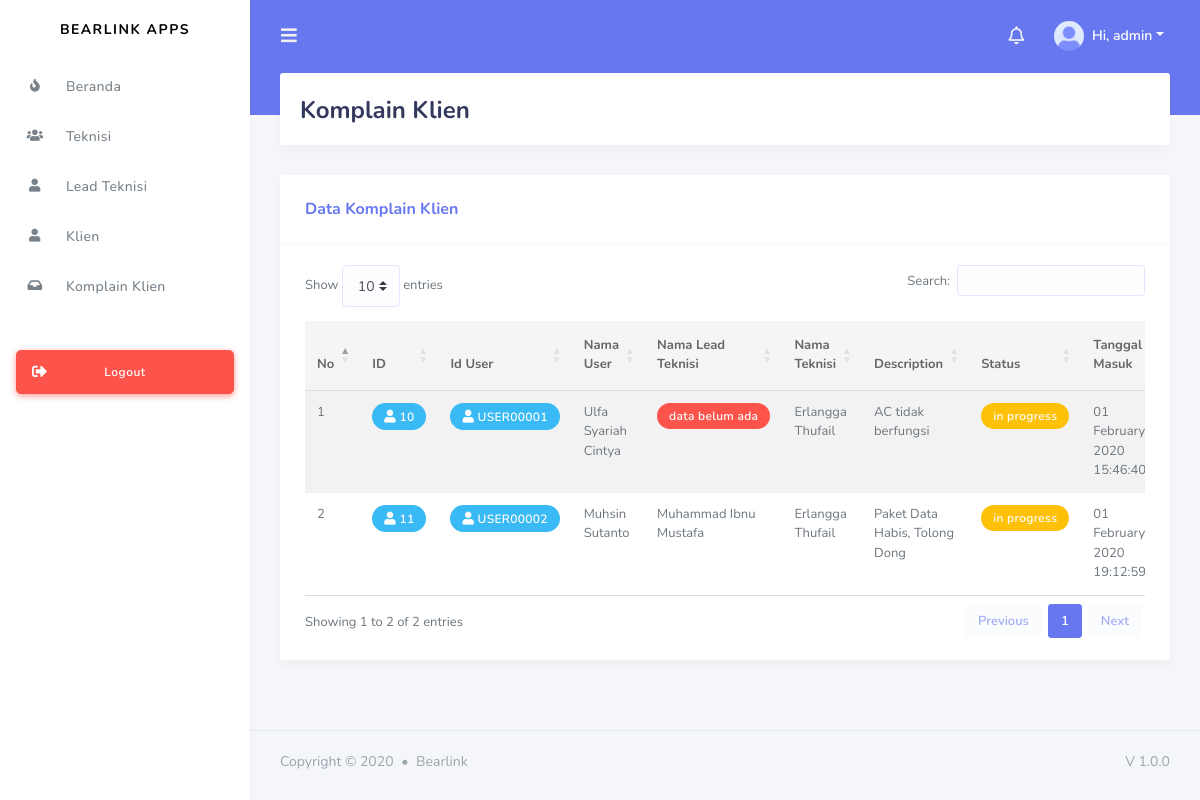
/index.php?page=complaint (signed in), run on the app's committed database.
### tables this page shows
CREATE TABLE `complent_issue` (
  `id` int(10) UNSIGNED NOT NULL,
  `user_id` varchar(32) DEFAULT NULL,
  `lead_technician_id` varchar(32) DEFAULT NULL,
  `technician_id` varchar(32) DEFAULT NULL,
  `description` longtext NOT NULL,
  `status` enum('inprogress','failed','done') NOT NULL,
  `created_at` timestamp NULL DEFAULT NULL,
  `updated_at` timestamp NULL DEFAULT NULL,
  `deleted_at` timestamp NULL DEFAULT NULL
);

CREATE TABLE `users` (
  `id` varchar(32) NOT NULL,
  `province_id` char(2) DEFAULT NULL,
  `regency_id` char(4) DEFAULT NULL,
  `district_id` char(7) DEFAULT NULL,
  `full_name` varchar(100) NOT NULL,
  `email` varchar(191) NOT NULL,
  `password` varchar(80) NOT NULL,
  `handphone` varchar(12) NOT NULL,
  `date_of_birth` date NOT NULL,
  `full_address` longtext NOT NULL,
  `lat` decimal(10,8) DEFAULT NULL,
  `lng` decimal(11,8) DEFAULT NULL,
  `created_at` timestamp NULL DEFAULT NULL,
  `updated_at` timestamp NULL DEFAULT NULL,
  `deleted_at` timestamp NULL DEFAULT NULL
);

CREATE TABLE `technician` (
  `id` varchar(32) NOT NULL,
  `province_id` char(2) DEFAULT NULL,
  `regency_id` char(4) DEFAULT NULL,
  `district_id` char(7) DEFAULT NULL,
  `lead_technician_id` varchar(32) DEFAULT NULL,
  `full_name` varchar(50) NOT NULL,
  `email` varchar(191) NOT NULL,
  `password` varchar(80) NOT NULL,
  `handphone` varchar(12) DEFAULT NULL,
  `date_of_birth` date NOT NULL,
  `full_address` longtext NOT NULL,
  `status` enum('online','offline') DEFAULT NULL,
  `lat` decimal(10,8) DEFAULT NULL,
  `lng` decimal(11,8) DEFAULT NULL,
  `created_at` timestamp NULL DEFAULT NULL,
  `updated_at` timestamp NULL DEFAULT NULL,
  `deleted_at` timestamp NULL DEFAULT NULL
);

CREATE TABLE `lead_technician` (
  `id` varchar(32) NOT NULL,
  `province_id` char(2) DEFAULT NULL,
  `regency_id` char(4) DEFAULT NULL,
  `district_id` char(7) DEFAULT NULL,
  `full_name` varchar(50) NOT NULL,
  `email` varchar(50) NOT NULL,
  `password` varchar(10) NOT NULL,
  `handphone` varchar(12) NOT NULL,
  `date_of_birth` date NOT NULL,
  `full_address` longtext NOT NULL,
  `status` enum('online','offline') DEFAULT NULL,
  `lat` decimal(10,8) DEFAULT NULL,
  `lng` decimal(11,8) DEFAULT NULL,
  `created_at` timestamp NULL DEFAULT NULL,
  `updated_at` timestamp NULL DEFAULT NULL,
  `deleted_at` timestamp NULL DEFAULT NULL
);

### page/admin/complaint/complaint.php (the view, shortened to what this page needs)
<div class="main-content">
    <section class="section">
        <div class="section-header">
            <h1>Komplain Klien</h1>
        </div>
        <div class="row">
            <div class="col-lg-12 col-md-12 col-12 col-sm-12">
                <div class="card">
                    <div class="card-header">
                        <h4>Data Komplain Klien</h4>
                    </div>
                    <div class="card-body">
                        <div class="table-responsive">
                            <table id="example" class="table table-striped">
                                <thead>
                                    <tr>
                                        <th>No</th>
                                        <th>ID</th>
                                        <th>Id User</th>
                                        <th>Nama User</th>
                                        <th>Nama Lead Teknisi</th>
                                        <th>Nama Teknisi</th>
                                        <th>Description</th>
                                        <th>Status</th>
                                        <th>Tanggal Masuk</th>
                                    </tr>
                                </thead>
                                <tbody>
                                <?php
                                $no = 1;
                                $q = mysqli_query($conn, "SELECT * FROM complent_issue") or die (mysqli_error($conn));
                                while($data=mysqli_fetch_array($q)){
                                ?>
                                    <tr>
                                        <td><?= $no ?></td>
                                        <td><div class="badge badge-info"><i class="fas fa-user"></i> <?= $data['id'] ?></div></td>
                                        <td><div class="badge badge-info"><i class="fas fa-user"></i> <?= $data['user_id'] ?></div></td>
                                        <td><?= getDataUser($data['user_id']) ?></td>
                                        <td><?= getDataLead($data['lead_technician_id']) ?></td>
                                        <td><?= getDataTech($data['technician_id']) ?></td>
                                        <td><?= $data['description'] ?></td>
                                        <td><?= getStatus($data['status']) ?></td>
                                        <td><?= dateFormat($data['created_at']) ?></td>
                                    </tr>
                                <?php $no++; } ?>
                            </table>
                        </div>
                    </div>
                </div>
            </div>
        </div>
    </section>
</div>
<footer class="main-footer">
    <div class="footer-left">
        Copyright &copy; 2020 <div class="bullet"></div> Bearlink
    </div>
    <div class="footer-right">
        V 1.0.0
    </div>
</footer>
</div>
</div>

### header.php (shortened to what this page needs)
<div class="navbar-bg"></div>
<nav class="navbar navbar-expand-lg main-navbar">
<form class="form-inline mr-auto">
    <ul class="navbar-nav mr-3">
    <li><a href="#" data-toggle="sidebar" class="nav-link nav-link-lg"><i class="fas fa-bars"></i></a></li>
    </ul>
</form>
<ul class="navbar-nav navbar-right">
    <li class="dropdown dropdown-list-toggle"><a id="notifikasi" href="#" data-toggle="dropdown" class="nav-link notification-toggle nav-link-lg"><i class="far fa-bell"></i></a>
    </li>
    <li class="dropdown"><a href="#" data-toggle="dropdown" class="nav-link dropdown-toggle nav-link-lg nav-link-user">
    <img alt="image" src="assets/img/avatar/avatar-1.png" class="rounded-circle mr-1">
    <div class="d-sm-none d-lg-inline-block">Hi, <?= $auth['full_name'] ?></div></a>
    </li>
</ul>
</nav>

### service.php (shortened to what this page needs)
<?php
    $role = $_SESSION['role'];
    $email = $_SESSION['email'];
    switch($role){
        case 1:
            $sql = mysqli_query($conn, "SELECT * from admin WHERE email='$email'");
            $auth = mysqli_fetch_array($sql);
        break;
    }
    function getStatus($params) {
        $tmp = '';
        switch($params) {
            case 'inprogress':
                $tmp = '<div class="badge badge-warning">in progress</div>';
            break;
        }
        return $tmp;
    }
    function getDataUser($params) {
        $tmp = '';
        if (!empty($params)) {
            include './lib/koneksi.php';
            $q = mysqli_query($conn, "SELECT * FROM users WHERE id='$params'");
            $data = mysqli_fetch_array($q);
            $tmp = $data['full_name'];
        } else {
            $tmp = '<div class="badge badge-danger">data belum ada</div>';
        }
        return $tmp;
    }
    function getDataLead($params) {
        $tmp = '';
        if (!empty($params)) {
            include './lib/koneksi.php';
            $q = mysqli_query($conn, "SELECT * FROM lead_technician WHERE id='$params'");
            $data = mysqli_fetch_array($q);
            $tmp = $data['full_name'];
        } else {
            $tmp = '<div class="badge badge-danger">data belum ada</div>';
        }
        return $tmp;
    }
    function getDataTech($params) {
        $tmp = '';
        if (!empty($params)) {
            include './lib/koneksi.php';
            $q = mysqli_query($conn, "SELECT * FROM technician WHERE id='$params'");
            $data = mysqli_fetch_array($q);
            $tmp = $data['full_name'];
        } else {
            $tmp = '<div class="badge badge-danger">data belum ada</div>';
        }
        return $tmp;
    }
    function dateFormat($params) {
        return date('d F Y H:i:s', strtotime($params));
    }
?>

### data on the page
complent_issue: id "10", user "USER00001", user.full_name "Ulfa Syariah Cintya", shows "data belum ada", technician.full_name "Erlangga Thufail", description "AC tidak berfungsi", status "in progress", created_at "01 February 2020 15:46:40"
complent_issue: id "11", user "USER00002", user.full_name "Muhsin Sutanto", lead_technician.full_name "Muhammad Ibnu Mustafa", technician.full_name "Erlangga Thufail", description "Paket Data Habis, Tolong Dong", status "in progress", created_at "01 February 2020 19:12:59"

### other printed values
$auth['full_name'] "admin"
